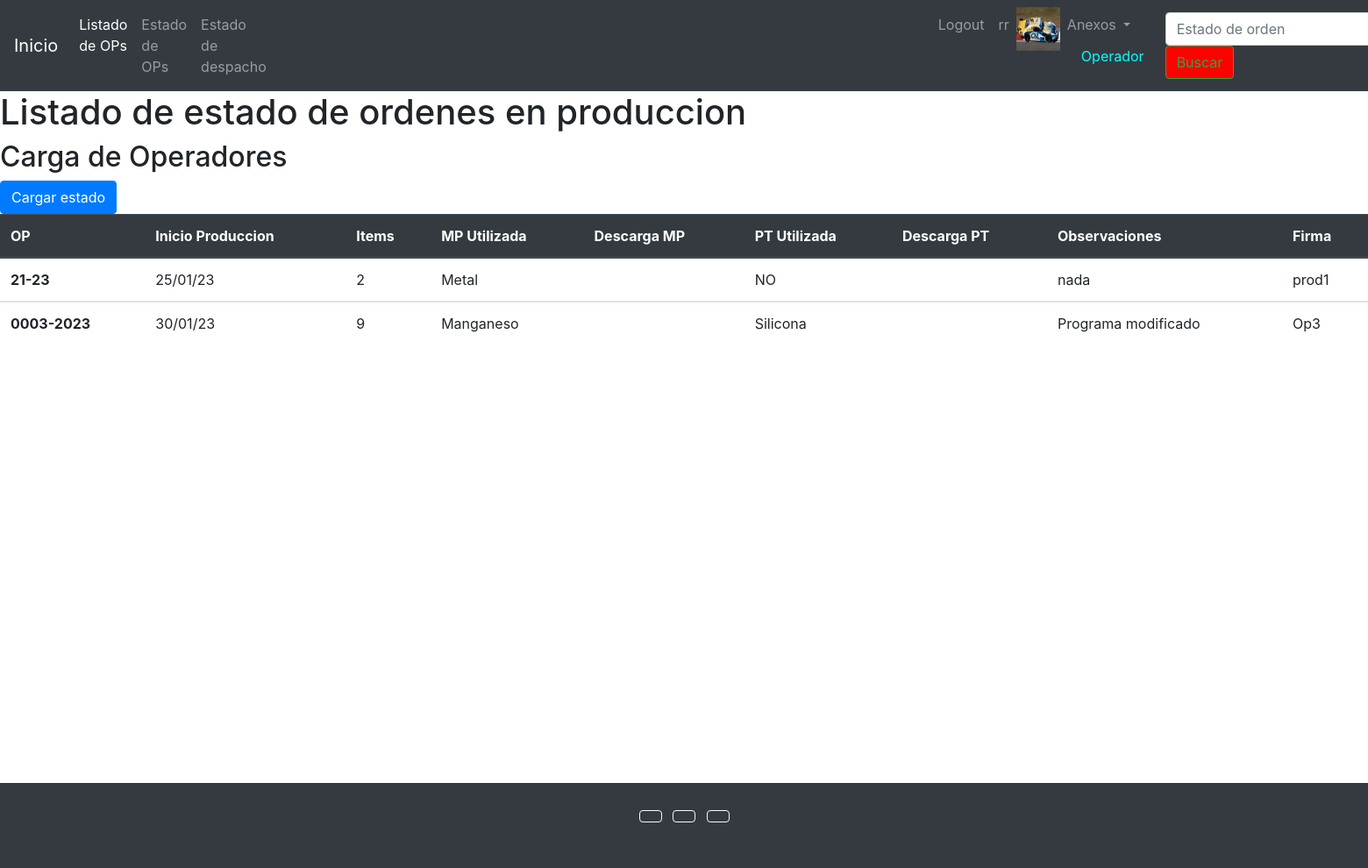
/operative/list-operatives/ (signed in), run on the app's committed database.
### users/models.py (models this page shows)
class UserProfile(models.Model):
    user = models.OneToOneField(User, on_delete=models.CASCADE, related_name='profile')
    phone = models.CharField(max_length=25, null=True, blank=True, verbose_name= 'telefono')
    birth_date = models.DateField(null=True, blank=True, verbose_name= 'Fecha de nacimiento dd/mm/aa')
    profile_picture = models.ImageField(upload_to='profile_images', null=True, blank=True, verbose_name= 'Foto de perfil')

### operative/models.py (models this page shows, shortened)
class Operative(models.Model):
    n_po= models.CharField(max_length=11,verbose_name="N°OP")
    production_entry_date = models.CharField(max_length=8,verbose_name="Ingraso a produccion (dd/mm/aa)")
    manufacturing_date = models.CharField(max_length=8,verbose_name="Fecha mecanizado (dd/mm/aa)")
    item = models.IntegerField()
    used_raw_material = models.CharField(max_length=11,verbose_name="Material utilizado")
    mp_mm = models.FloatField()
    used_finished_product = models.CharField(max_length=11,verbose_name="Producto terminado utilizado")
    pt_mm = models.FloatField()
    observations= models.CharField(max_length=1500,verbose_name="Observaciones")
    firm = models.CharField(max_length=5,verbose_name="Firma")
    class Meta:
        verbose_name = 'Operario'
        verbose_name_plural ='Operarios'

### operative/views.py (the view)
# urls.py: path('list-operatives/', OperativesListView.as_view(), name= 'list_operatives'),
class OperativesListView(LoginRequiredMixin,ListView):
    model = Operative
    template_name ='operative/list_operatives.html'
    queryset = Operative.objects.all()

### templates/operative/list_operatives.html (shortened to what this page needs)
{% extends 'base.html' %}
{% block content %}
    <h1>Listado de estado de ordenes en produccion</h1>
    {% if request.user.is_authenticated %}
        {% if perms.operative %}
            <h2>Carga de Operadores </h2> <a href="/operative/create-operative" class="btn btn-primary">Cargar estado</a>
        {% endif %}
    {% endif %}
        <table class="table">
            <thead class="thead-dark">
                <tr>
                    <th scope="col">OP</th>
                    <th scope="col">Inicio Produccion</th>
                    <th scope="col">Items</th>
                    <th scope="col">MP Utilizada</th>
                    <th scope="col">Descarga MP </th>
                    <th scope="col">PT Utilizada</th>
                    <th scope="col">Descarga PT </th>
                    <th scope="col">Observaciones </th>
                    <th scope="col">Firma</th>
                </tr>
            </thead>
            {% for operative in object_list %}
                <tbody>
                    <tr>
                        <th scope="row">{{operative.n_po}}</th>
                        <td>{{operative.manufacturing_date}}</td>
                        <td>{{operative.item}}</td>
                        <td>{{operative.used_raw_material}}</td>
                        <td>{{operative.unloading_raw_material}}</td>
                        <td>{{operative.used_finished_product}}</td>
                        <td>{{operative.unloading_finished_product}}</td>
                        <td>{{operative.observations}}</td>
                        <td>{{operative.firm}}</td>
                    </tr>
                </tbody>
                {% endfor %}
        </table>
{% endblock %}

### templates/base.html (shortened to what this page needs)
<!DOCTYPE html>
<html lang="es">
<head>
    <link rel="stylesheet" href="https://cdn.jsdelivr.net/npm/bootstrap@4.6.2/dist/css/bootstrap.min.css"
>
</head>
<body>
    <header>
        <nav class="navbar navbar-expand-lg navbar-dark bg-dark">
            <a class="navbar-brand" href="/">Inicio</a>
            <div class="collapse navbar-collapse" id="navbarSupportedContent">
                <ul class="navbar-nav mr-auto">
                    <li class="nav-item active">
                        <a class="nav-link" href="/planner/list-planners/">Listado de OPs <span class="sr-only">Listado de OPs</span></a>
                    </li>
                    <li class="nav-item">
                        <a class="nav-link" href="/operative/list-operatives/">Estado de OPs</a>
                    </li>
                    <li class="nav-item" style="margin-right: 750px;">
                        <a class="nav-link" href="/logistics/list-logistics/">Estado de despacho</a>
                    </li>
                    {% if request.user.is_authenticated %}
                    <li class="nav-item">
                        <a class="nav-link" href="/users/logout/">Logout</a>
                    </li>
                    <li class="nav-item">
                        <a class="nav-link" href="/users/update/">{{request.user.username}}</a>
                    </li>
                        {% if request.user.profile.profile_picture.url != '' %}
                            <img src="{{request.user.profile.profile_picture.url}}" alt="profile_picture" width="50px" height="50px">
                        {% endif %}
                    {% endif %}
                    <li class="nav-item dropdown">
                        <a class="nav-link dropdown-toggle" href="/users/update/profile/" role="button" data-toggle="dropdown" aria-expanded="false">
                        Anexos
                        </a>
                            {% if perms.planner %}
                            <a class="dropdown-item" style="color:cyan">Planificador</a>
                            {% elif perms.operative %}
                            <a class="dropdown-item" style="color:cyan">Operador</a>
                            {% elif perms.logistics %}
                            <a class="dropdown-item"style="color:cyan ">Logistica</a>
                            {% else %}
                            <a class="dropdown-item" >Invitado</a>
                            {% endif %}
                    </li>
                </ul>
                <form class="form-inline my-2 my-lg-0" action="/operative/list-operatives/" method="GET">
                    <input class="form-control mr-sm-2" type="search" placeholder="Estado de orden" aria-label="Search" name="search">
                    <button class="btn btn-outline-success my-2 my-sm-0" type="submit" style="background-color: red;">Buscar</button>
                </form>
            </div>
        </nav>
    </header>
    {% block content %}
    {% endblock %}
    <footer class="bg-dark text-center text-red" style="margin-top:500px;">
        <div class="container p-4">
        <section class="mb-4">
            <a class="btn btn-outline-light btn-floating m-1" href="#!" role="button"
            ></a>
            <a class="btn btn-outline-light btn-floating m-1" href="#!" role="button"
            ></a>
            <a class="btn btn-outline-light btn-floating m-1" href="#!" role="button"
            ></a>
</body>
</html>

### data on the page
Operative: n_po "21-23", manufacturing_date "25/01/23", item "2", used_raw_material "Metal", used_finished_product "NO", observations "nada", firm "prod1"
Operative: n_po "0003-2023", manufacturing_date "30/01/23", item "9", used_raw_material "Manganeso", used_finished_product "Silicona", observations "Programa modificado", firm "Op3"

### other printed values
{{ request.user.username }} "rr"
